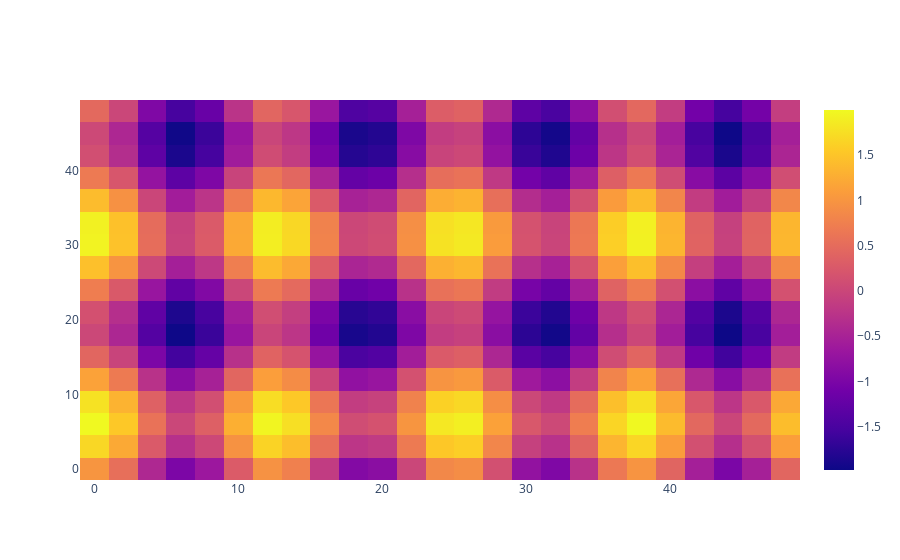

This figure's notebook cell:
### Code cell
import plotly.graph_objects as go 
import numpy as np
feature_x = np.arange(0, 50, 2) 
feature_y = np.arange(0, 50, 3) 
  
#Creating 2D grid of features 
[X, Y] = np.meshgrid(feature_x, feature_y) 
  
Z = np.cos(X / 2) + np.sin(Y / 4) 
  
#Plotting the figure
fig = go.Figure(data =
    go.Heatmap(x = feature_x, y = feature_y, z = Z,)) 
  
fig.show()

### Figure 1 — Plotly figure (JSON) as saved in the notebook; plotly's stock layout.template omitted (floating-point values rounded to 4 significant figures; data arrays with more than 128 entries replaced by an {"elided": "..."} marker saying what was removed)
{"data": [{"type": "heatmap", "x": [0, 2, 4, 6, 8, 10, 12, 14, 16, 18, 20, 22, 24, 26, 28, 30, 32, 34, 36, 38, 40, 42, 44, 46, 48], "y": [0, 3, 6, 9, 12, 15, 18, 21, 24, 27, 30, 33, 36, 39, 42, 45, 48], "z": {"elided": "17x25 float values"}}], "layout": {}}
